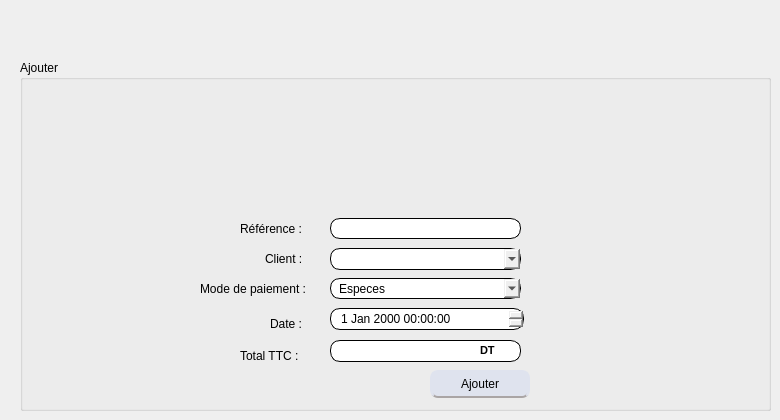
      <widget class="QWidget" name="tab">
       <attribute name="title">
        <string>Ajouter une facture</string>
       </attribute>
       <widget class="QGroupBox" name="groupBox_2">
        <property name="geometry">
         <rect>
          <x>20</x>
          <y>60</y>
          <width>751</width>
          <height>351</height>
         </rect>
        </property>
        <property name="title">
         <string>Ajouter</string>
        </property>
        <widget class="QLineEdit" name="le_id_f">
         <property name="enabled">
          <bool>false</bool>
         </property>
         <property name="geometry">
          <rect>
           <x>310</x>
           <y>158</y>
           <width>191</width>
           <height>21</height>
          </rect>
         </property>
         <property name="styleSheet">
          <string notr="true">QLineEdit
{
 border-width: 1px;
border-style: solid;
border-color: black;
  border-radius: 10px;
padding:0 8;
}</string>
         </property>
         <property name="text">
          <string/>
         </property>
        </widget>
        <widget class="QLineEdit" name="le_ttc_f">
         <property name="geometry">
          <rect>
           <x>310</x>
           <y>280</y>
           <width>191</width>
           <height>22</height>
          </rect>
         </property>
         <property name="styleSheet">
          <string notr="true">QLineEdit
{
 border-width: 1px;
border-style: solid;
border-color: black;
  border-radius: 10px;
padding:0 8;
}</string>
         </property>
        </widget>
        <widget class="QLabel" name="label">
         <property name="geometry">
          <rect>
           <x>220</x>
           <y>158</y>
           <width>71</width>
           <height>21</height>
          </rect>
         </property>
         <property name="text">
          <string>Référence :</string>
         </property>
        </widget>
        <widget class="QLabel" name="label_2">
         <property name="geometry">
          <rect>
           <x>250</x>
           <y>248</y>
           <width>41</width>
           <height>31</height>
          </rect>
         </property>
         <property name="text">
          <string>Date :</string>
         </property>
        </widget>
        <widget class="QLabel" name="label_3">
         <property name="geometry">
          <rect>
           <x>220</x>
           <y>280</y>
           <width>81</width>
           <height>31</height>
          </rect>
         </property>
         <property name="text">
          <string>Total TTC :</string>
         </property>
        </widget>
        <widget class="QPushButton" name="pb_ajouter">
         <property name="geometry">
          <rect>
           <x>410</x>
           <y>310</y>
           <width>100</width>
           <height>28</height>
          </rect>
         </property>
         <property name="styleSheet">
          <string notr="true">QPushButton {
background: #dfe3ee;
border: 2px solid #dfe3ee;
border-bottom-color: #aaa5a5; /* same as the pane color */
border-top-left-radius: 7px;
border-top-right-radius: 7px;
min-width: 80px;
border-radius: 8px;
color: black;
font-size:12px;
font-family:Arial, Helvetica, sans-serif;


}
QPushButton:hover {
color:#fff;
background:#8b9dc3;
border: none;

}
</string>
         </property>
         <property name="text">
          <string>Ajouter</string>
         </property>
        </widget>
        <widget class="QDateTimeEdit" name="date_box">
         <property name="geometry">
          <rect>
           <x>310</x>
           <y>248</y>
           <width>194</width>
           <height>22</height>
          </rect>
         </property>
         <property name="styleSheet">
          <string notr="true">QDateTimeEdit
{
 border-width: 1px;
border-style: solid;
border-color: black;
  border-radius: 10px;
padding:0 8;
}</string>
         </property>
        </widget>
        <widget class="QLabel" name="label_11">
         <property name="geometry">
          <rect>
           <x>460</x>
           <y>270</y>
           <width>31</width>
           <height>41</height>
          </rect>
         </property>
         <property name="font">
          <font>
           <pointsize>8</pointsize>
           <weight>75</weight>
           <bold>true</bold>
          </font>
         </property>
         <property name="text">
          <string>DT</string>
         </property>
        </widget>
        <widget class="QComboBox" name="le_client">
         <property name="geometry">
          <rect>
           <x>310</x>
           <y>188</y>
           <width>191</width>
           <height>22</height>
          </rect>
         </property>
         <property name="styleSheet">
          <string notr="true">QComboBox
{
 border-width: 1px;
border-style: solid;
border-color: black;
  border-radius: 10px;
padding:0 8;
}</string>
         </property>
        </widget>
        <widget class="QLabel" name="label_14">
         <property name="geometry">
          <rect>
           <x>245</x>
           <y>188</y>
           <width>81</width>
           <height>21</height>
          </rect>
         </property>
         <property name="text">
          <string>Client :</string>
         </property>
        </widget>
        <widget class="QLabel" name="label_16">
         <property name="geometry">
          <rect>
           <x>180</x>
           <y>218</y>
           <width>121</width>
           <height>21</height>
          </rect>
         </property>
         <property name="text">
          <string>Mode de paiement :</string>
         </property>
        </widget>
        <widget class="QComboBox" name="le_mode_f">
         <property name="geometry">
          <rect>
           <x>310</x>
           <y>218</y>
           <width>191</width>
           <height>21</height>
          </rect>
         </property>
         <property name="styleSheet">
          <string notr="true">QComboBox
{
 border-width: 1px;
border-style: solid;
border-color: black;
  border-radius: 10px;
padding:0 8;
}</string>
         </property>
         <item>
          <property name="text">
           <string>Especes</string>
          </property>
         </item>
         <item>
          <property name="text">
           <string>Cheque</string>
          </property>
         </item>
         <item>
          <property name="text">
           <string>Carte bancaire</string>
          </property>
         </item>
        </widget>
       </widget>
       <widget class="QLabel" name="label_4">
        <property name="geometry">
         <rect>
          <x>360</x>
          <y>80</y>
          <width>111</width>
          <height>111</height>
         </rect>
        </property>
        <property name="text">
         <string/>
        </property>
        <property name="pixmap">
         <pixmap>img/ajou.png</pixmap>
        </property>
       </widget>
      </widget>
